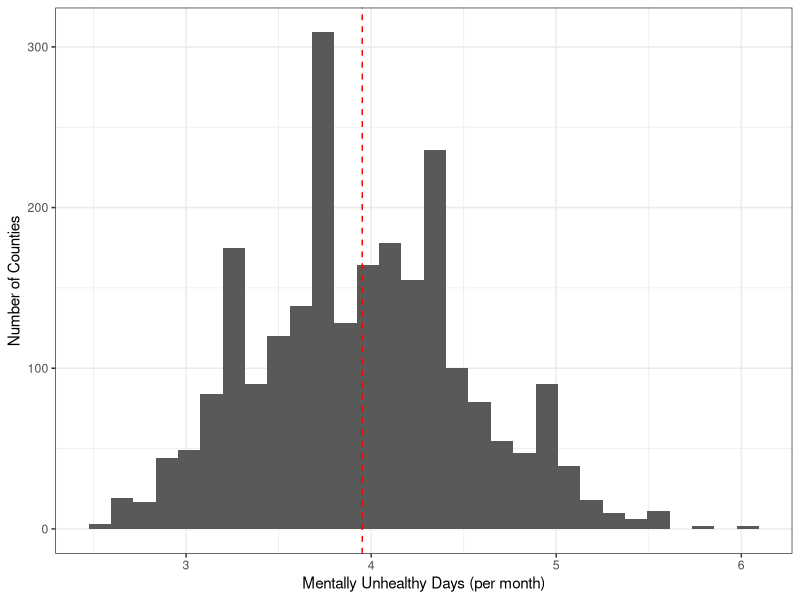

R code for this plot: (Note: this script raises an error after producing the figure.)
# load libraries
library(kableExtra)                     # for printing tables
library(cowplot)                        # for side by side plots
library(lubridate)                      # for dealing with dates
library(maps)                           # for creating maps
library(tidyverse)

# read in the cleaned data
mental_health = read_csv("data/clean/mental_health_clean.csv")

# to do:
# correlation plot (ggcorplot)
# create histogram of mentally_unhealthy_days and plot mean (examine bottom 5, top 5)
# pick features and explore relationship with mentally_unhealthy response
# heatmap 

# create histogram of case fatality rate
# save the mean
mean <- mean(mental_health$mentally_unhealthy_days)

# plot mentally_unhealthy days and draw line at the mean
p = mental_health %>%
  ggplot(aes(x = mentally_unhealthy_days)) + 
  geom_histogram() +
  geom_vline(xintercept = mean,
             linetype = "dashed",
             col = "red") +
  labs(x = "Mentally Unhealthy Days (per month)", 
       y = "Number of Counties") +
  theme_bw()

# save the histogram
ggsave(filename = "results/response-histogram.png", 
       plot = p, 
       device = "png", 
       width = 5, 
       height = 3)

# examine top 10 counties by case fatality rate
covid_data %>% 
  select(county, state, case_fatality_rate) %>%
  arrange(desc(case_fatality_rate)) %>%
  head(10) %>%
  write_tsv("results/top-10-counties-data.tsv")

# create a heatmap of case fatality rate across the U.S.
p = map_data("county") %>%
  as_tibble() %>% 
  left_join(case_data %>% 
              rename(region = state, 
                     subregion = county,
                     `Case Fatality Rate` = case_fatality_rate) %>% 
              mutate(region = str_to_lower(region), 
                     subregion = str_to_lower(subregion)), 
            by = c("region", "subregion")) %>%
  ggplot() + 
  geom_polygon(data=map_data("state"), 
               aes(x=long, y=lat, group=group),
               color="black", fill=NA,  size = 1, alpha = .3) + 
  geom_polygon(aes(x=long, y=lat, group=group, fill = `Case Fatality Rate`),
               color="darkblue", size = .1) +
  scale_fill_gradient(low = "blue", high = "red") +
  theme_void()

ggsave(filename = "results/response-map.png", 
       plot = p, 
       device = "png", 
       width = 7, 
       height = 4)
